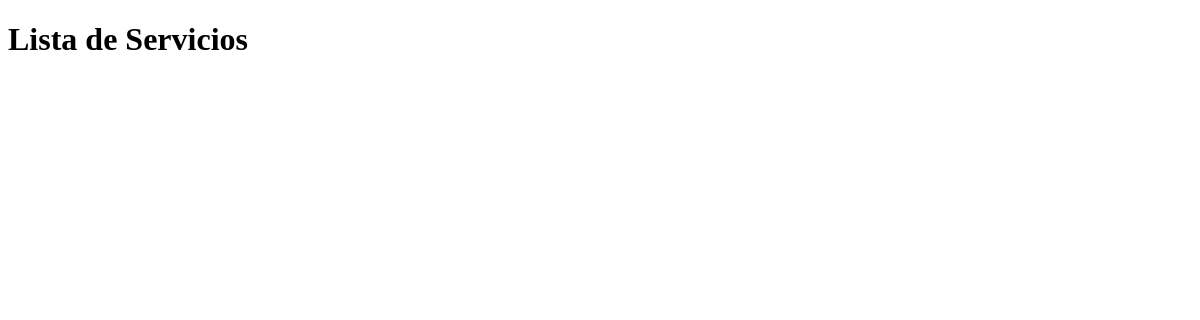
Before: /index/ with the older database file.
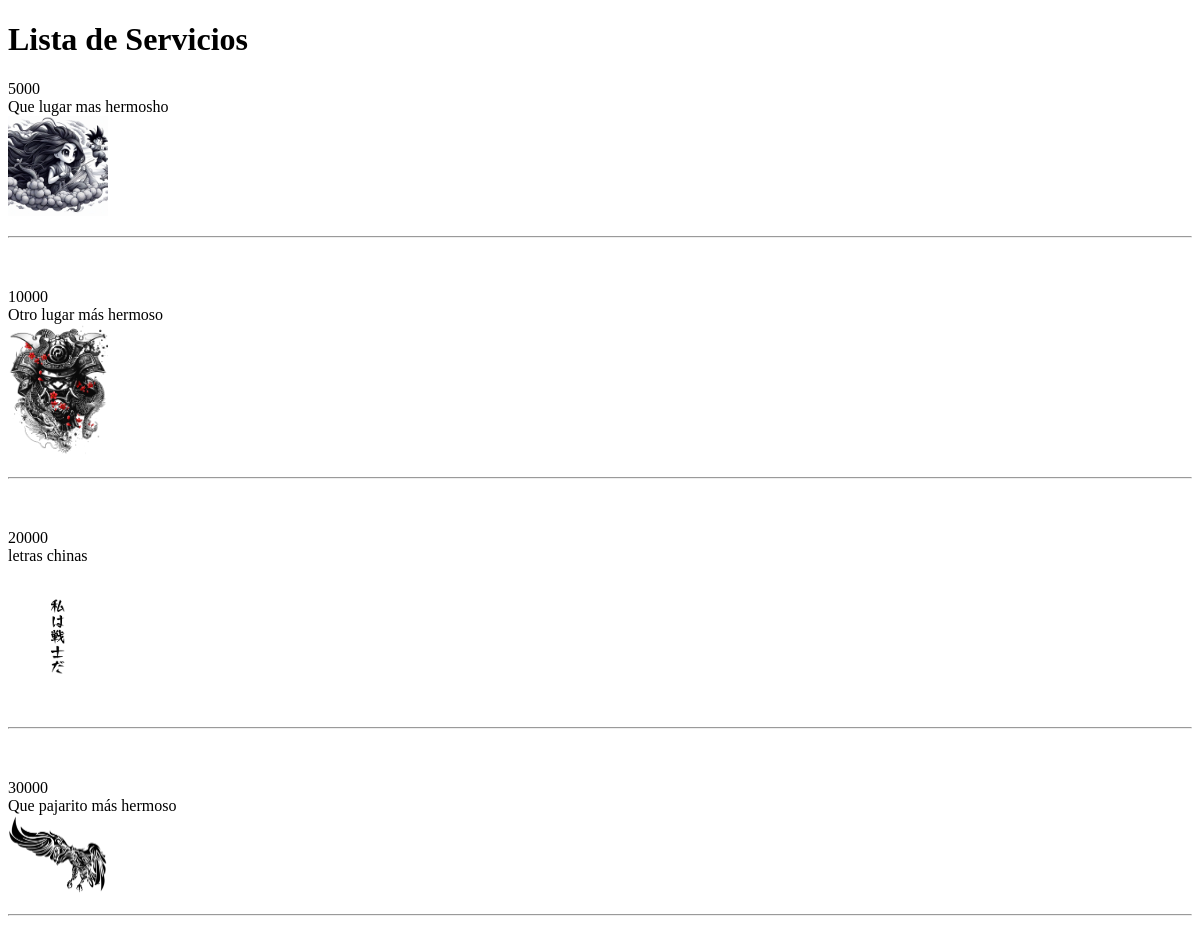
After: the same page with the newer database file.
### turismo/models.py (models this page shows, shortened)
class Servicios(models.Model):
    id = models.AutoField(primary_key=True)  # Django crea automáticamente un campo id, así que esto es opcional.
    precio = models.DecimalField(max_digits=10, decimal_places=0)
    foto = models.ImageField(upload_to='fotos_servicios/')
    descripción_del_lugar = models.CharField(max_length=200)
    class Meta:
        verbose_name = "Servicio"         #Nombre singular del modelo
        verbose_name_plural = "Servicios" #Nombre plural del modelo
        ordering = ['precio']             #Orden por defecto al consultar la base de datos

### turismo/views.py (the view)
# urls.py: path('index/',views.index, name = 'index'),
def index(request):
    servicios = Servicios.objects.all()
    context = {"servicios":servicios}
    return render(request, 'index.html',context)

### turismo/templates/index.html (shortened to what this page needs)
<!DOCTYPE html>
{% load static %}
<html lang="en">
<head>
</head>
<body>
    <h1>Lista de Servicios</h1>
    {% for servicio in servicios %}
        <p>
            {{ servicio.precio }}
            <br>
            {{ servicio.descripción_del_lugar }}
            <br>
            {% if servicio.foto  %}
                <img src="{{ servicio.foto.url }}" alt="Foto del Lugar" style="max-width:100px;">
            {% else %}
                <span>No hay foto disponible</span>
            {% endif %}
            <hr>
        </p>
        <br>
    {% endfor %}
</body>
</html>

Changed rows visible on the page:
added Servicios: precio "5000", descripción_del_lugar "Que lugar mas hermosho", foto (picture)
added Servicios: precio "10000", descripción_del_lugar "Otro lugar más hermoso", foto (picture)
added Servicios: precio "20000", descripción_del_lugar "letras chinas", foto (picture)
added Servicios: precio "30000", descripción_del_lugar "Que pajarito más hermoso", foto (picture)
